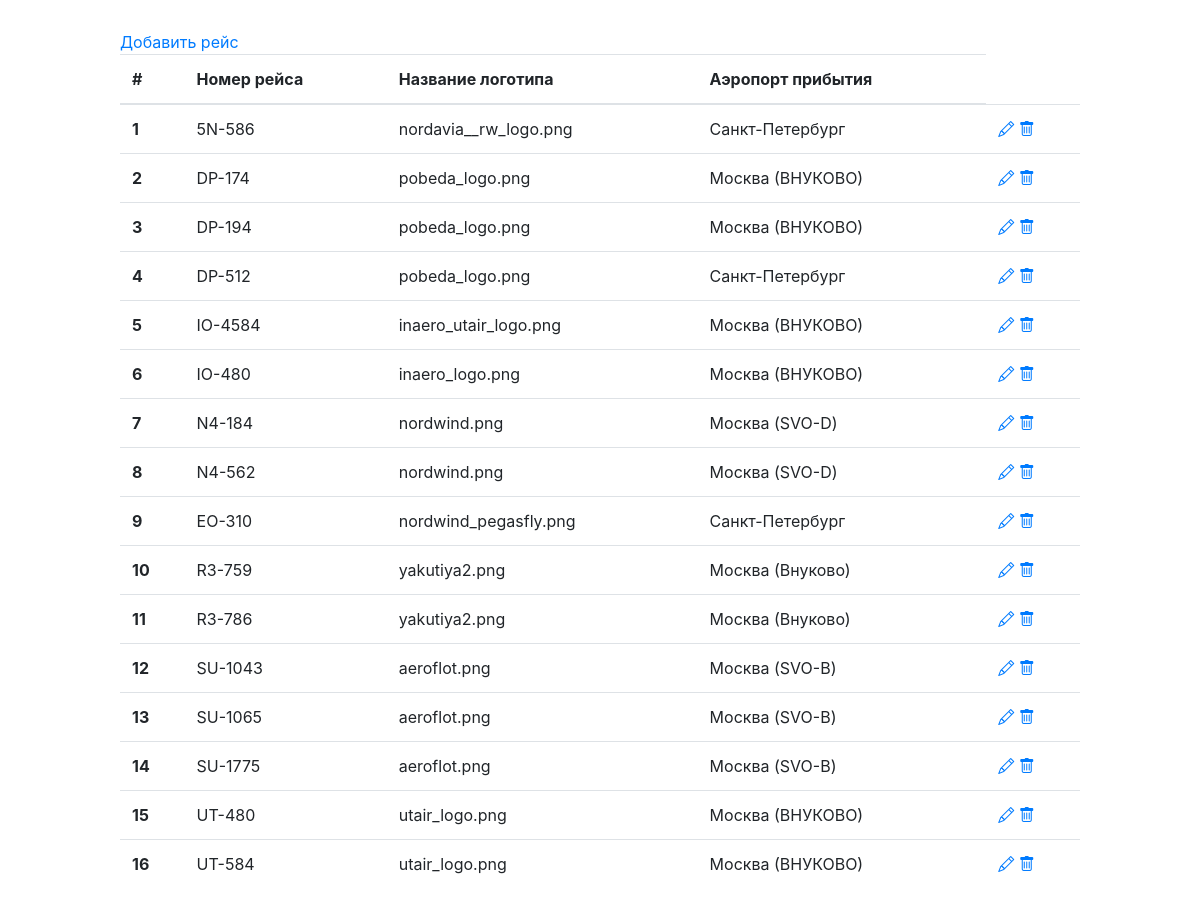
/routes, run on the app's committed database.
### data/routes.py (models this page shows)
class Routes(SqlAlchemyBase, SerializerMixin):
    __tablename__ = 'routes'
    id = sqlalchemy.Column(sqlalchemy.Integer,
                           primary_key=True, autoincrement=True)
    route = sqlalchemy.Column(sqlalchemy.String, nullable=True)
    path_logo = sqlalchemy.Column(sqlalchemy.String, nullable=True)
    airport = sqlalchemy.Column(sqlalchemy.String, nullable=True)

### main.py (the view)
@app.route('/routes', methods=['GET', 'POST'])
def routes():
    db_sess = db_session.create_session()
    data = db_sess.query(Routes).all()
    if 'route_id' in request.args.keys():
        id_row = request.args['route_id']
        db_sess.query(Routes).filter(Routes.id == id_row).delete()
        db_sess.commit()
        data = db_sess.query(Routes).all()
    return render_template("routes.html", data=enumerate(data))

### data/db_session.py (called while the page is built)
def create_session() -> Session:
    global __factory
    return __factory()

### templates/routes.html (shortened to what this page needs)
<!doctype html>
<html lang="en">
<head>
     <link rel="stylesheet" href="https://cdn.jsdelivr.net/npm/bootstrap-icons@1.4.1/font/bootstrap-icons.css">
    <link rel="stylesheet" href="https://maxcdn.bootstrapcdn.com/bootstrap/4.0.0/css/bootstrap.min.css">
</head>
<body>
<div style="width: 80%; margin: auto; padding-top: 30px;">
    <a href="add_route">Добавить рейс</a>
    <table class="table">
        <thead>
        <tr>
            <th scope="col">#</th>
            <th scope="col">Номер рейса</th>
            <th scope="col">Название логотипа</th>
            <th scope="col">Аэропорт прибытия</th>
        </tr>
        </thead>
        <tbody>
        {% for index,raw in data %}
        <tr>
            <th scope="row">{{ index + 1 }}</th>
            <td>{{ raw.route }}</td>
            <td>{{ raw.path_logo }}</td>
            <td>{{ raw.airport }}</td>
            {% set edit_link = "edit_route?route_id=" + (raw.id)|string %}
            {% set delete_link = "routes?route_id=" + (raw.id)|string %}
            <td>
                <a href="{{edit_link}}"><i class="bi bi-pencil"></i></a>
                <a href="{{delete_link}}"><i class="bi bi-trash"></i></a>
            </td>
        </tr>
        {% endfor %}
        </tbody>
    </table>
</div>
</body>
</html>

### data on the page
Routes: index+1 "1", route "5N-586", path_logo "nordavia__rw_logo.png", airport "Санкт-Петербург"
Routes: index+1 "2", route "DP-174", path_logo "pobeda_logo.png", airport "Москва (ВНУКОВО)"
Routes: index+1 "3", route "DP-194", path_logo "pobeda_logo.png", airport "Москва (ВНУКОВО)"
Routes: index+1 "4", route "DP-512", path_logo "pobeda_logo.png", airport "Санкт-Петербург"
Routes: index+1 "5", route "IO-4584", path_logo "inaero_utair_logo.png", airport "Москва (ВНУКОВО)"
Routes: index+1 "6", route "IO-480", path_logo "inaero_logo.png", airport "Москва (ВНУКОВО)"
Routes: index+1 "7", route "N4-184", path_logo "nordwind.png", airport "Москва (SVO-D)"
Routes: index+1 "8", route "N4-562", path_logo "nordwind.png", airport "Москва (SVO-D)"
Routes: index+1 "9", route "EO-310", path_logo "nordwind_pegasfly.png", airport "Санкт-Петербург"
Routes: index+1 "10", route "R3-759", path_logo "yakutiya2.png", airport "Москва (Внуково)"
Routes: index+1 "11", route "R3-786", path_logo "yakutiya2.png", airport "Москва (Внуково)"
Routes: index+1 "12", route "SU-1043", path_logo "aeroflot.png", airport "Москва (SVO-B)"
Routes: index+1 "13", route "SU-1065", path_logo "aeroflot.png", airport "Москва (SVO-B)"
Routes: index+1 "14", route "SU-1775", path_logo "aeroflot.png", airport "Москва (SVO-B)"
Routes: index+1 "15", route "UT-480", path_logo "utair_logo.png", airport "Москва (ВНУКОВО)"
Routes: index+1 "16", route "UT-584", path_logo "utair_logo.png", airport "Москва (ВНУКОВО)"
